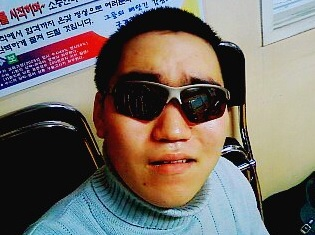
#> input picture chap06/mk.jpg, 315 x 235 px
$ python 14.py
#> lines starting #> are read from the running program, lines starting #| are printed output that depends on the picture
import cv2
import numpy as np

hsvmap = np.zeros((180, 255, 3), np.uint8)
h, s = np.indices(hsvmap.shape[:2])

hsvmap[:, :, 0] = h
hsvmap[:, :, 1] = s
hsvmap[:, :, 2] = 255

hsvmap = cv2.cvtColor(hsvmap, cv2.COLOR_HSV2BGR)
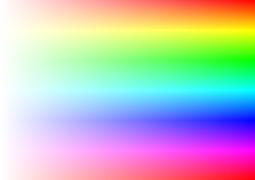
#> hsvmap: shape (180, 255, 3); mean B, G, R 191.2, 191.2, 191.2

img = cv2.imread('mk.jpg')
#> img is the input picture: shape (235, 315, 3); mean B, G, R 104, 109, 115.6
originalImg = cv2.imread('mk.jpg')
cv2.namedWindow('dst', 0)

hsv = cv2.cvtColor(img, cv2.COLOR_BGR2HSV)
#> hsv: shape (235, 315, 3); mean H, S, V 56.3, 92.8, 131.9
hist = cv2.calcHist([hsv], [0, 1], None, [180, 255], [0, 180, 0, 255])
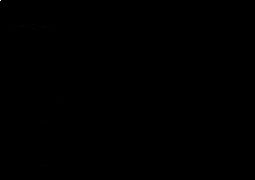
#> hist: shape (180, 255) float32; min 0, max 7280, mean 1.6; drawn with min black and max white

hist = np.clip(hist * 0.005 * 50, 0, 1)
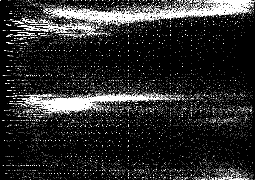
#> hist: shape (180, 255) float32; min 0, max 1, mean 0.166
hist = hsvmap * hist[:, :, np.newaxis] / 255
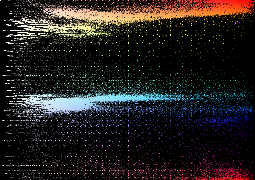
#> hist: shape (180, 255, 3) float32; mean B, G, R 0.118, 0.121, 0.138

cv2.imshow('dst', hist)
cv2.imshow('image', originalImg)
cv2.waitKey(0)
cv2.destroyAllWindows()

$ run again, with chap06/sw.jpg copied over chap06/mk.jpg
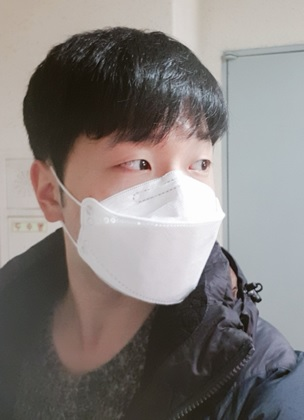
#> input picture chap06/sw.jpg, 304 x 420 px
#> img is the input picture: shape (420, 304, 3); mean B, G, R 124.6, 127, 132.5
#> hsv: shape (420, 304, 3); mean H, S, V 52.4, 36.2, 136
#> `hist = np.clip(hist * 0.005 * 50, 0, 1)`:
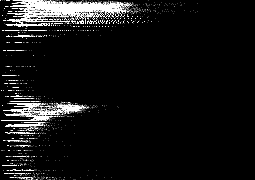
#> hist: shape (180, 255) float32; min 0, max 1, mean 0.0795
#> `hist = hsvmap * hist[:, :, np.newaxis] / 255`:
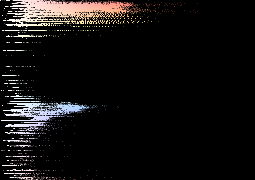
#> hist: shape (180, 255, 3) float32; mean B, G, R 0.067, 0.0688, 0.0758
